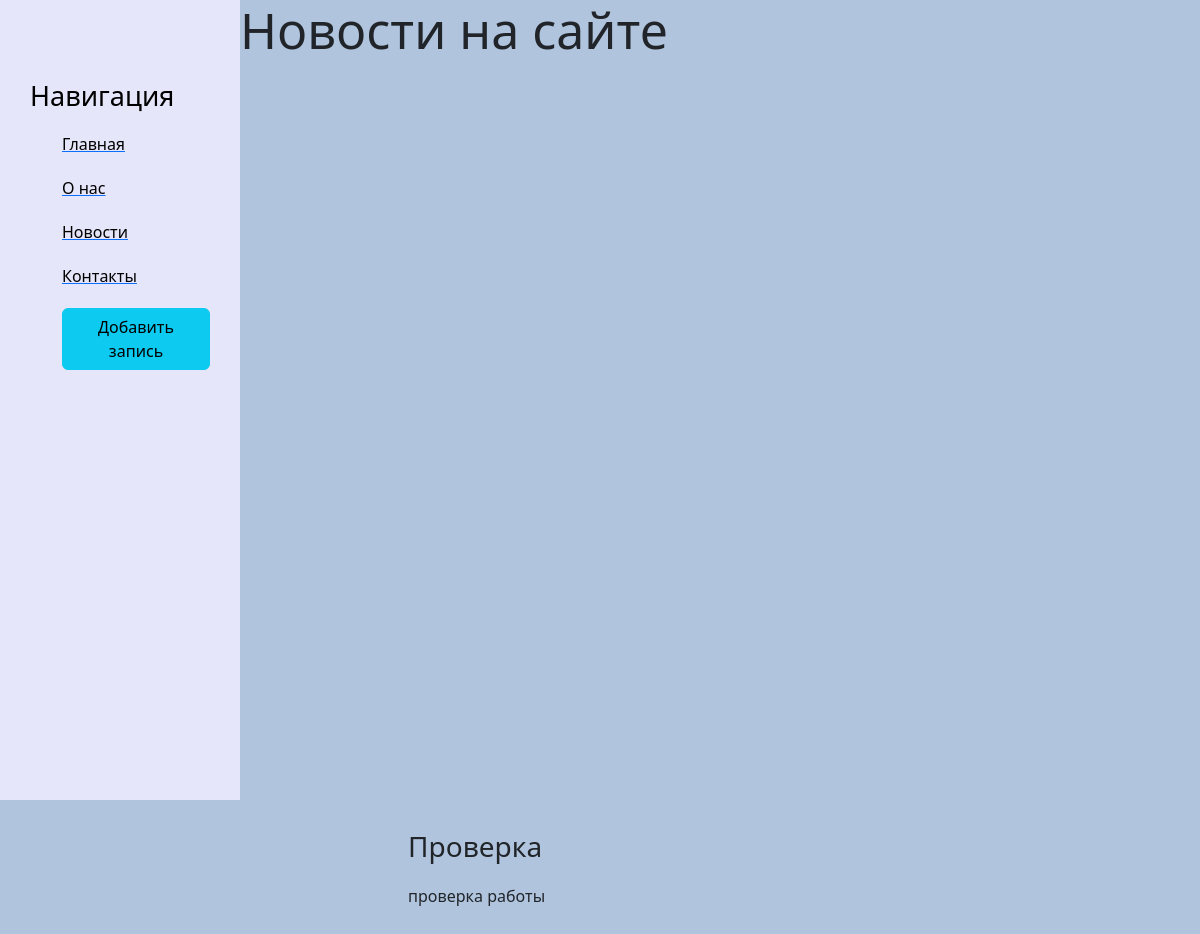
The page /news/ on the database as committed earlier.
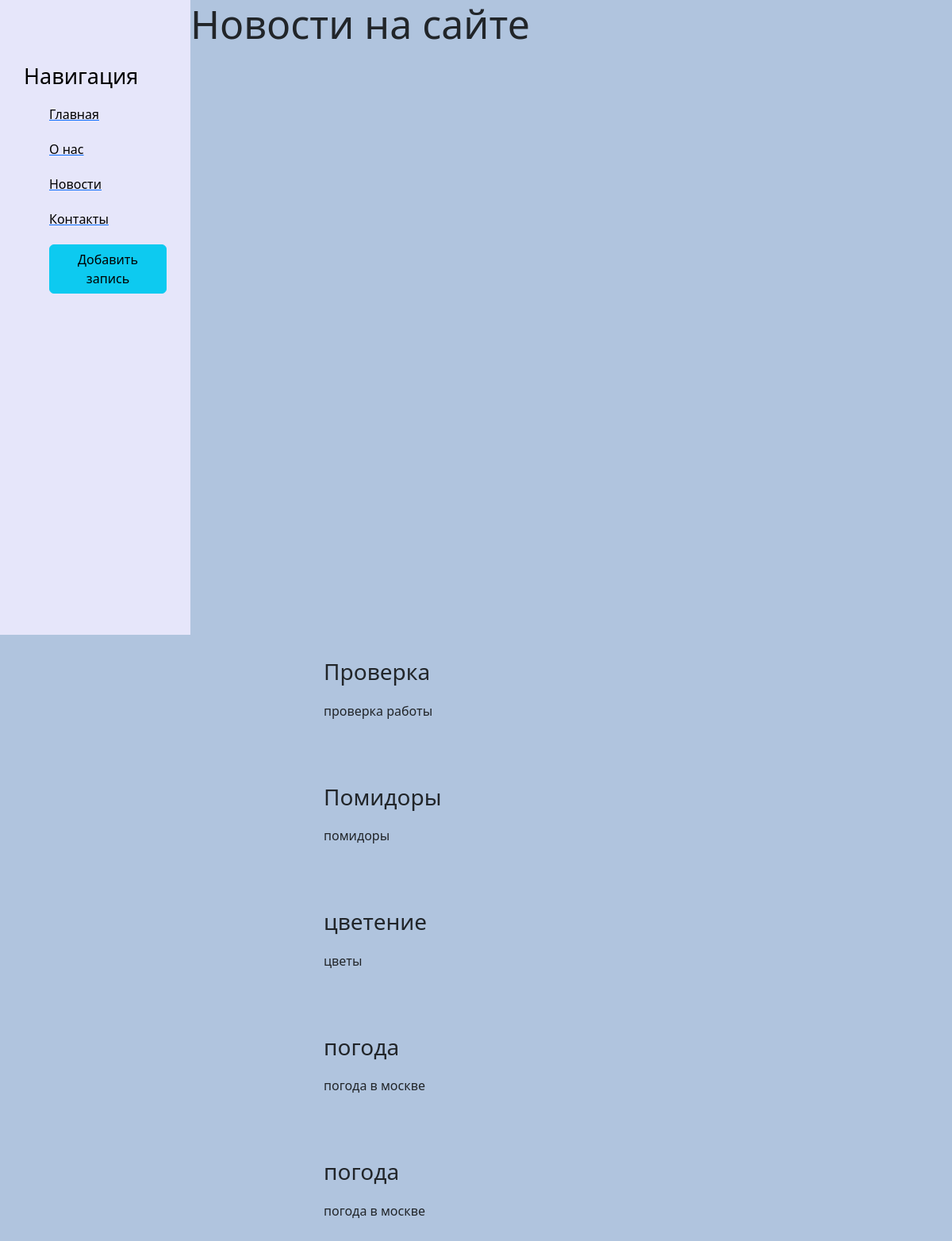
The same page on the database as committed later.
### news/models.py (models this page shows, shortened)
class Articles(models.Model):
    title = models.CharField('Название', max_length=50)
    anons = models.CharField('Анонс', max_length=250)
    full_text = models.TextField('Статья')
    date = models.DateTimeField('Дата публикации')
    class Meta:
        verbose_name ='Новость'
        verbose_name_plural ='Новости'

### news/views.py (the view)
# urls.py: path('', views.news_home, name ='news_home'),
def news_home(request):
    news = Articles.objects.all()
    return render(request, 'news/news_home.html', {'news':news})

### news/templates/news/news_home.html (shortened to what this page needs)
{% extends 'main/layout.html' %}
{% block content %}
    <div class="features">
        <h1>Новости на сайте</h1>
        {% for el in news %}
            <div class="'alert alert-warning">
            <h3>{{el.title}}</h3>
            <p>{{el.anons}}</p>
            </div>
        {% endfor %}
    </div>
{% endblock%}

### main/templates/main/layout.html (shortened to what this page needs)
{% load static %}
<!DOCTYPE html>
<html lang="ru">
<head>
    <link rel="stylesheet" href="https://cdn.jsdelivr.net/npm/bootstrap@5.3.3/dist/css/bootstrap.min.css">
    <link rel="stylesheet" href="{% static 'main/css/main.css' %}">
</head>
<body>
    <aside>
        <h3>Навигация</h3><ul>
            <a href="{% url 'home' %}"><li>Главная</li></a>
            <a href="{% url 'about' %}"><li>О нас</li></a>
            <a href="{% url 'news_home' %}"><li>Новости</li></a>
            <a href=""><li>Контакты</li></a>
            <a href=""><li><button class="btn btn-info">Добавить запись</button></li></a>
        </ul>
    </aside>
    <main>
        {% block content %}
        {% endblock %}
    </main>
</body>
</html>

### main/static/main/css/main.css (style rules this page uses)
body { background: lightsteelblue; }
aside { float: left; background: lavender ; width: 20%; padding: 2.5%; height: 100vh; color: black; }
aside h3 { margin-top: 50px; font-size: 27px; }
aside ul { list-style: none; }
aside ul li { color:black; display: block; margin-top: 20px; }
main .features h1 { font-size: 50px; }
main .features p { max-width: 400px; margin: 20px auto }
.alert-warning { float:left; clear: both; width: 400px; margin: 30px 34%; text-align: left; }

Rows that differ between the two databases and show on the page:
added Articles: title "Помидоры", anons "помидоры"
added Articles: title "цветение", anons "цветы"
added Articles: title "погода", anons "погода в москве"
added Articles: title "погода", anons "погода в москве"
